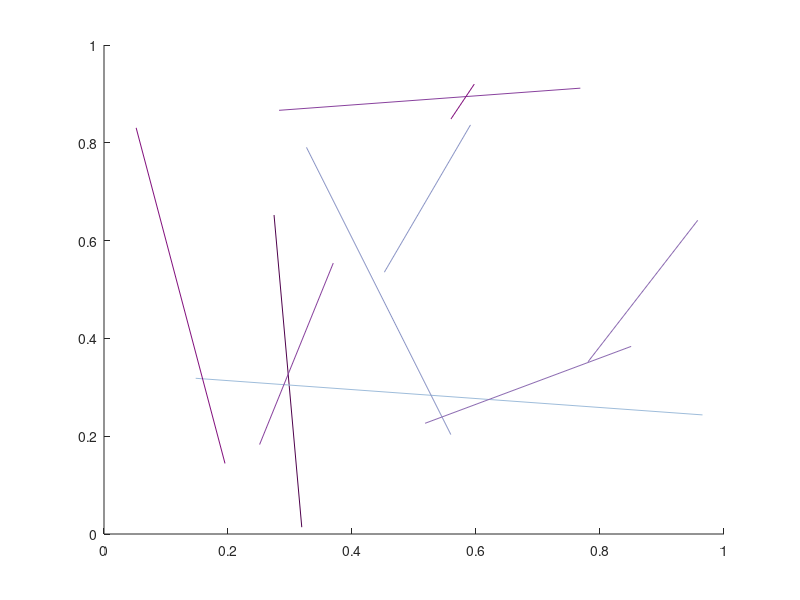

This figure's MATLAB source:
%Color pallete from blue to purple, 6 colors, colorblind
ColorsPuBu = [[158 188 218];[140 150 198];[140 107 177];[136 65 157];[129 15 124];[77 0 75]];
%Color pallette from Orange to Red, 5 colors, colorblind
ColorsOrRed = [[253 187 132];[252 141 89];[239 101 72];[215 48 31];[179 0 0];[127 0 0]];

hold on;
for i=1:10
    x = rand(2, 1);
    y = rand(2, 1);
    Color = ColorsPuBu(mod(i, 6) + 1, :)/255;
    plot(x, y, 'Color', Color)
end

%plot(x, y, 'Color', Color)